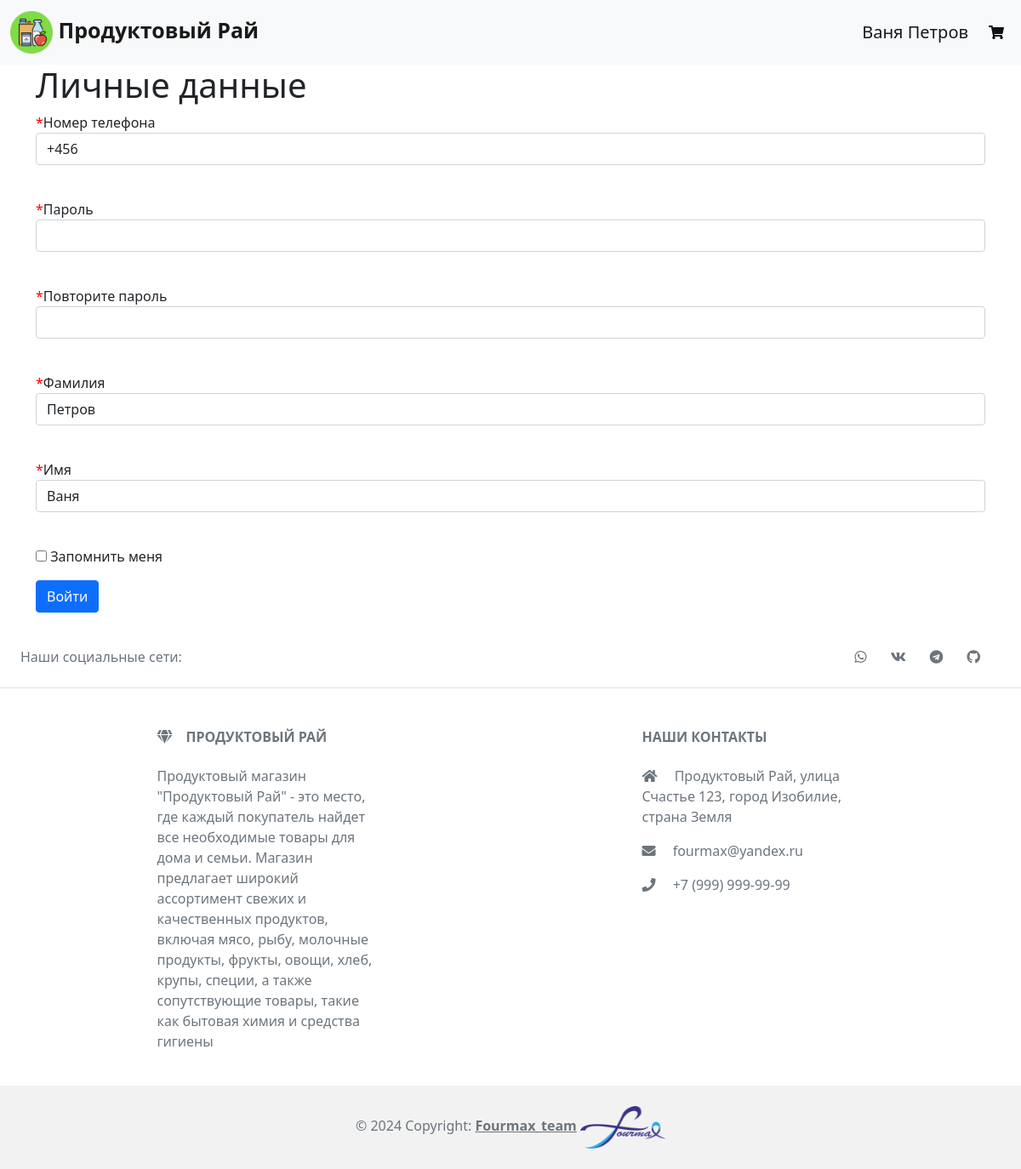
The app's page /change_user_data (signed in), older data.
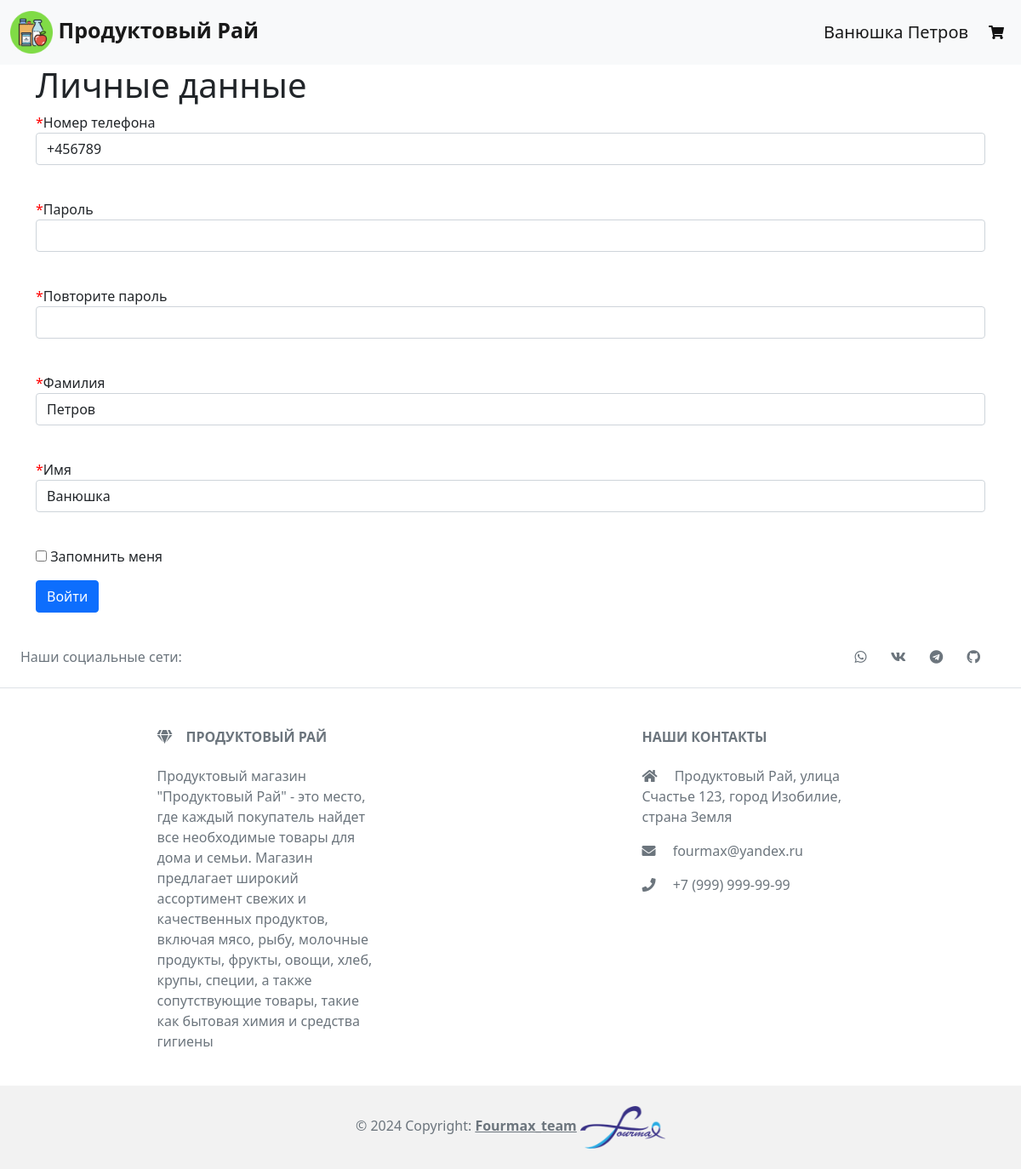
The same page, newer data.
### data/users.py (models this page shows, shortened)
class User(SqlAlchemyBase, UserMixin, SerializerMixin):
    __tablename__ = 'users'
    id = sqlalchemy.Column(sqlalchemy.Integer, primary_key=True,
                           autoincrement=True)
    surname = sqlalchemy.Column(sqlalchemy.String, nullable=True)
    name = sqlalchemy.Column(sqlalchemy.String, nullable=True)
    items_list = sqlalchemy.Column(sqlalchemy.String, nullable=True)
    mobile_phone = sqlalchemy.Column(
        sqlalchemy.String, index=True, unique=True, nullable=True
    )
    hashed_password = sqlalchemy.Column(sqlalchemy.String, nullable=True)
    orders = orm.relationship('Order', back_populates='user')

### server.py (the view, shortened to what this page needs)
@app.route('/change_user_data', methods=['GET', 'POST'])
def change_user_data():
    if current_user.is_authenticated and current_user.id == 1:
        abort(404, message=f"No access rights")
    form = RegisterForm()
    if request.method == "GET":
        db_sess = db_session.create_session()
        user = db_sess.query(User).filter(User.id == current_user.id).first()
        if user:
            form.mobile_phone.data = user.mobile_phone
            form.surname.data = user.surname
            form.name.data = user.name
        else:
            abort(404)
    return render_template(
        'register.html', title='Регистрация', host_data=request.host,
        form=form
    )

### forms/user.py
class RegisterForm(FlaskForm):
    mobile_phone = TelField(
        'Номер телефона', validators=[DataRequired(), Length(max=15)]
    )
    password = PasswordField(
        'Пароль', validators=[DataRequired(), Length(min=5, max=25)]
    )
    password_again = PasswordField(
        'Повторите пароль', validators=[DataRequired(), Length(min=5, max=25)]
    )
    surname = StringField(
        'Фамилия', validators=[DataRequired(), Length(min=1, max=25)]
    )
    name = StringField(
        'Имя', validators=[DataRequired(), Length(min=1, max=25)]
    )
    remember_me = BooleanField('Запомнить меня')
    submit = SubmitField('Войти')

### data/db_session.py (called while the page is built)
def create_session() -> Session:
    global __factory
    return __factory()

### server.py (called while the page is built)
@login_manager.user_loader
def load_user(user_id):
    db_sess = db_session.create_session()
    return db_sess.query(User).get(user_id)

### templates/register.html (shortened to what this page needs)
{% extends "base.html" %}
{% block content %}
<h1>Личные данные</h1>
<form action="" method="post">
    <p>
        <span class="req-marker">*</span>{{ form.mobile_phone.label }}<br>
        {{ form.mobile_phone(class="form-control", type="tel") }}<br>
    </p>
    <p>
        <span class="req-marker">*</span>{{ form.password.label }}<br>
        {{ form.password(class="form-control", type="password") }}<br>
    </p>
    <p>
        <span class="req-marker">*</span>{{ form.password_again.label }}<br>
        {{ form.password_again(class="form-control", type="password") }}<br>
    </p>
    <p>
        <span class="req-marker">*</span>{{ form.surname.label }}<br>
        {{ form.surname(class="form-control") }}<br>
    </p>
    <p>
        <span class="req-marker">*</span>{{ form.name.label }}<br>
        {{ form.name(class="form-control") }}<br>
    </p>
    <p>{{ form.remember_me() }} {{ form.remember_me.label }}</p>
    <p>{{ form.submit(type="submit", class="btn btn-primary") }}</p>
</form>
{% endblock %}

### templates/base.html (shortened to what this page needs)
<!doctype html>
<html lang="en">
<head>
    <link href="/static/css/normalize.css" rel="stylesheet">
    <link href="https://cdn.jsdelivr.net/npm/bootstrap@5.0.0-beta3/dist/css/bootstrap.min.css" rel="stylesheet">
	<link rel="stylesheet" href="https://use.fontawesome.com/releases/v5.15.3/css/all.css">
    <link rel="stylesheet" type="text/css" href="/static/css/style.css" />
</head>
    <body>
    <header>
        <nav class="navbar navbar-expand-sm navbar-light bg-light">
            <div class="container-fluid">
                <a class="navbar-brand" href="/"
                   style="font-size: 25px">
                    <img src="/static/img/nav_icon.png" class="nav_icon"
                         width="50px" height="50px">
                    <b>Продуктовый Рай</b>
                </a>
                <div class="collapse navbar-collapse" id="navbarSupportedContent">
                    <ul class="navbar-nav ms-auto mb-1 mb-lg-0">
                        {% if current_user.is_authenticated %}
                            <a class="navbar-brand" href="{{ '/admin' if current_user.id == 1 else '/personal_account' }}" id="{{current_user.id}}" name="current_user">{{ current_user.name }} {{ current_user.surname }}</a>
                        {% endif %}
                        <li class="nav-item">
                            {% if current_user.is_authenticated %}
                                {% if current_user.id != 1 %}
                                    <a class="nav-link" href="#" data-bs-toggle="modal" data-bs-target="#modal-cart">
                                        <i class="fas fa-shopping-cart"></i>
                                    </a>
                                {% endif %}
                            {% else %}
                                <a class="nav-link" href="/login">
                                    <i class="fas fa-shopping-cart"></i>
                                </a>
                            {% endif %}
                        </li>
                    </ul>
                </div>
            </div>
        </nav>
    </header>
    <main role="main" class="container">
        {% block content %}{% endblock %}
    </main>
    <footer class="text-center text-lg-start bg-body-tertiary text-muted">
      <section class="d-flex justify-content-center justify-content-lg-between p-4 border-bottom">
        <div class="me-5 d-none d-lg-block">
          <span>Наши социальные сети:</span>
        </div>
        <div>
          <a href="#" class="me-4 text-reset"><i class="fab fa-whatsapp"></i></a>
          <a href="#" class="me-4 text-reset"><i class="fab fa-vk"></i></a>
          <a href="#" class="me-4 text-reset"><i class="fab fa-telegram"></i></a>
          <a href="https://github.com/DABer1805/online_store.git" class="me-4 text-reset"><i class="fab fa-github"></i></a>
        </div>
      </section>
      <section class="">
        <div class="container text-center text-md-start mt-5">
          <div class="row mt-3">
            <div class="col-md-3 col-lg-4 col-xl-3 mx-auto mb-4">
              <h6 class="text-uppercase fw-bold mb-4">
                <i class="fas fa-gem me-3"></i>Продуктовый Рай
              </h6>
              <p>
                Продуктовый магазин "Продуктовый Рай" - это место, где
                каждый покупатель найдет все необходимые
                товары для дома и семьи. Магазин предлагает широкий
                ассортимент свежих и качественных продуктов, включая мясо,
                рыбу, молочные продукты, фрукты, овощи, хлеб, крупы,
                специи, а также сопутствующие товары, такие как бытовая
                химия и средства гигиены
              </p>
            </div>
            <div class="col-md-4 col-lg-3 col-xl-3 mx-auto mb-md-0 mb-4">
              <h6 class="text-uppercase fw-bold mb-4">Наши контакты</h6>
              <p><i class="fas fa-home me-3"></i> Продуктовый Рай, улица Счастье 123, город Изобилие, страна Земля</p>
              <p>
                <i class="fas fa-envelope me-3"></i>
                fourmax@yandex.ru
              </p>
              <p><i class="fas fa-phone me-3"></i> +7 (999) 999-99-99</p>
            </div>
          </div>
        </div>
      </section>
      <div class="text-center p-4" style="background-color: rgba(0, 0, 0, 0.05);">
        © 2024 Copyright:
        <a class="text-reset fw-bold" href="https://github.com/DABer1805/online_store.git">Fourmax_team</a>
          <img src="/static/img/brand_img.png" style="height: 50px; width: 100px">
      </div>
    </footer>
    </body>
</html>

### static/css/style.css (style rules this page uses)
* { scrollbar-width: 3px; scrollbar-color: #c1c1c1 #f1f1f1; }
.navbar-light .navbar-nav .nav-link { color: #111; font-weight: 500; text-transform: uppercase; }
.req-marker { color: red; }

Row changes from the older to the newer data that the page shows:
changed User "Петров": name "Ваня" → "Ванюшка"; mobile_phone "+456" → "+456789"
